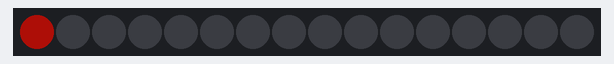
This sketch was run on a simulated Arduino Uno, built with avr-gcc and run on an emulated ATmega328P. On the bench: 16 RGB LEDs in strip order, left to right. Dim RGB values are drawn brighter than linear.

Above: at 0.15 s.
At 0.55 s:
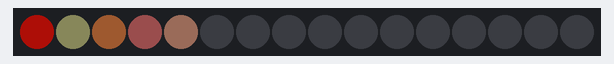
At 0.96 s:
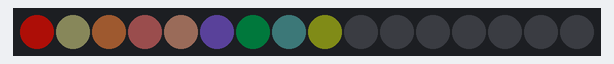
At 1.7 s:
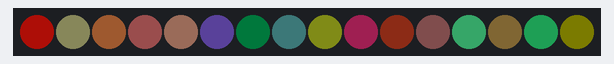

The sketch:

sketch_jan29a.ino
```cpp
// RGBW (Red Green Blue White Neo-Pixel starter code
// 16 LEDS with no loop inside of void loop()
// CW Coleman 170413
// JRS Smith 180129

#include <Adafruit_NeoPixel.h>
#ifdef __AVR__
  #include <avr/power.h>
#endif

#define PIN 6

#define NUM_LEDS 16

#define BRIGHTNESS 50

Adafruit_NeoPixel strip = Adafruit_NeoPixel(NUM_LEDS, PIN, NEO_GRBW + NEO_KHZ800);


void setup() {
  Serial.begin(115200);
  strip.setBrightness(BRIGHTNESS);
  strip.begin();
  strip.show(); // Initialize all pixels to 'off'
}

// Initialize some variables for the void loop()
int led, red, green, blue, white;
int wait = 100;

void loop() {

  led = 0; red = 255; green = 16; blue = 8; white = 10;
  strip.setPixelColor(led, red, green , blue, white);
  delay(wait);
  strip.show();

  led = 1; red = 32; green = 32; blue = 16; white = 20;
  strip.setPixelColor(led, red, green , blue, white);
  delay(wait);
  strip.show();

  led = 2; red = 128; green = 64; blue = 24; white = 30;
  strip.setPixelColor(led, red, green , blue, white);
  delay(wait);
  strip.show();

  led = 3; red = 100; green = 32; blue = 32; white = 40;
  strip.setPixelColor(led, red, green , blue, white);
  delay(wait);
  strip.show();

  led = 4; red = 90; green = 48; blue = 32; white = 50;
  strip.setPixelColor(led, red, green , blue, white);
  delay(wait);
   strip.show();

  led = 5; red = 25; green = 1; blue = 80; white = 60;
  strip.setPixelColor(led, red, green , blue, white);
  delay(wait);
   strip.show();

  led = 6; red = 2; green = 14; blue = 8; white = 0;
  strip.setPixelColor(led, red, green , blue, white);
  delay(wait);
   strip.show();

    led = 7; red = 5; green = 6; blue = 8; white = 10;
  strip.setPixelColor(led, red, green , blue, white);
  delay(wait);
   strip.show();

    led = 8; red = 55; green = 56; blue = 8; white = 10;
  strip.setPixelColor(led, red, green , blue, white);
  delay(wait);
   strip.show();

    led = 9; red = 155; green = 26; blue = 80; white = 10;
  strip.setPixelColor(led, red, green , blue, white);
  delay(wait);
   strip.show();

    led = 10; red = 65; green = 16; blue = 8; white = 10;
  strip.setPixelColor(led, red, green , blue, white);
  delay(wait);
   strip.show();

    led = 11; red = 11; green = 1; blue = 0; white = 20;
  strip.setPixelColor(led, red, green , blue, white);
  delay(wait);
   strip.show();

    led = 12; red = 23; green = 160; blue = 82; white = 50;
  strip.setPixelColor(led, red, green , blue, white);
  delay(wait);
   strip.show();

    led = 13; red = 24; green = 16; blue = 8; white = 10;
  strip.setPixelColor(led, red, green , blue, white);
  delay(wait);
   strip.show();

   led = 14; red = 26; green = 160; blue = 85; white = 10;
  strip.setPixelColor(led, red, green , blue, white);
  delay(wait);
   strip.show();

  led = 15; red = 16; green = 16; blue = 0; white = 0;
  strip.setPixelColor(led, red, green , blue, white);
  delay(wait);
  strip.show();


}
```
